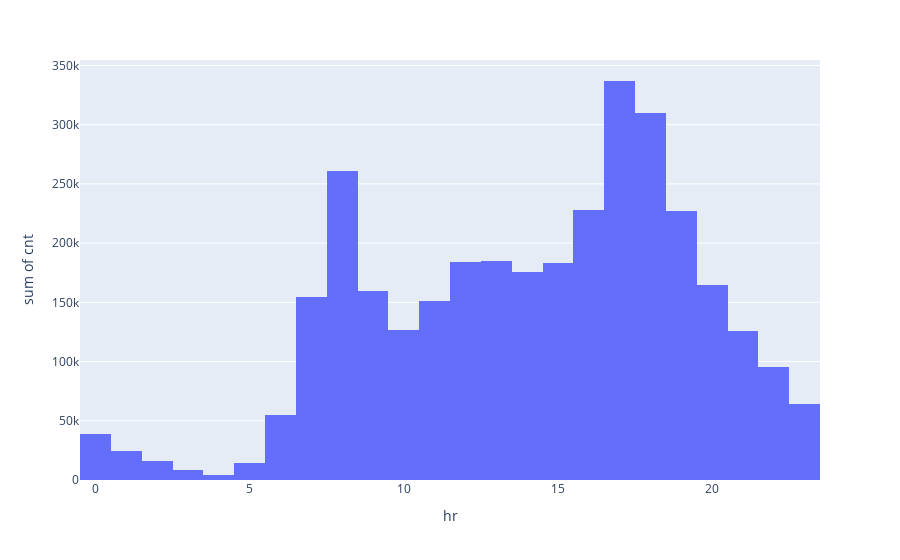

Notebook cell for this chart:
### Markdown cell above
### Insight 5: Users per hour
By building a histogram that plots users by hour, we can see a clear bimodal curve. This shows that most users come to our services around 8 in the morning and around 5-6 in the afternoon. This makes perfect sense considering that those are the rush hour times. Perhaps our clients want to avoid car traffic, or they believe this is to be a healthier or greener alternative to driving. Either way, with this information at hand we can likely come up with some marketing scheme, where we give a subscription to users in exchange to reduced rates at peak times or something of the matter.

### Code cell
# We plot both variables together
hour_users_hist = px.histogram(eda_df, x='hr', y='cnt')
hour_users_hist

### Figure 1 — Plotly figure (JSON) as saved in the notebook; plotly's stock layout.template omitted (floating-point values rounded to 4 significant figures; data arrays with more than 128 entries replaced by an {"elided": "..."} marker saying what was removed)
{"data": [{"alignmentgroup": "True", "bingroup": "x", "histfunc": "sum", "hovertemplate": "hr=%{x}<br>sum of cnt=%{y}<extra></extra>", "legendgroup": "", "marker": {"color": "#636efa", "pattern": {"shape": ""}}, "name": "", "offsetgroup": "", "orientation": "v", "showlegend": false, "type": "histogram", "x": {"elided": "17379 int values"}, "xaxis": "x", "y": {"elided": "17379 int values"}, "yaxis": "y"}], "layout": {"autosize": true, "barmode": "relative", "legend": {"tracegroupgap": 0}, "margin": {"t": 60}, "xaxis": {"anchor": "y", "autorange": true, "domain": [0, 1], "range": [-0.5, 23.5], "title": {"text": "hr"}, "type": "linear"}, "yaxis": {"anchor": "x", "autorange": true, "domain": [0, 1], "range": [0, 354600.0], "title": {"text": "sum of cnt"}, "type": "linear"}}}
